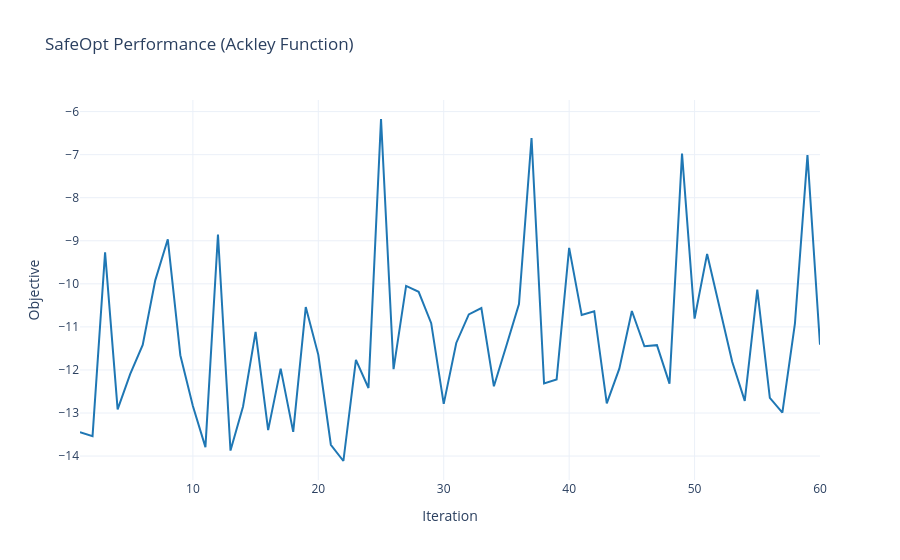

Notebook cell for this chart:
### Code cell
import plotly.graph_objects as go
import numpy as np
import torch

def plot_safeopt_objective_plotly(y_safe: torch.Tensor, num_initial_samples: int):
    # 1. Extract only the objective values evaluated DURING the loop
    # We flatten the array so Plotly can read it easily as a 1D list
    y_evaluated = y_safe[num_initial_samples:].detach().cpu().numpy().flatten()
    iterations = np.arange(1, len(y_evaluated) + 1)

    # 2. Initialize the Plotly figure
    fig = go.Figure()

    # 3. Add the SafeOpt objective line (expect high fluctuations!)
    fig.add_trace(
        go.Scatter(
            x=iterations, 
            y=y_evaluated, 
            mode='lines', 
            name='SafeOpt',
            line=dict(color='#1f77b4')
        )
    )

    # 4. Add the dashed red line for the 'minimum value' benchmark (0.0 for Ackley)
    fig.add_trace(
        go.Scatter(
            x=[iterations, iterations[-1]], 
            y=[0.0, 0.0], 
            mode='lines', 
            name='minimum value',
            line=dict(color='firebrick', dash='dash')
        )
    )

    # 5. Format the layout to match the paper's style
    fig.update_layout(
        title='SafeOpt Performance (Ackley Function)',
        xaxis_title='Iteration',
        yaxis_title='Objective',
        template='plotly_white', # Gives a clean background similar to matplotlib
        legend=dict(
            yanchor="top",
            y=0.99,
            xanchor="right",
            x=0.99
        )
    )
    
    fig.show(renderer="vscode") 

plot_safeopt_objective_plotly(
    y_safe=y_safe,
    num_initial_samples=num_samples
)

### Figure 1 — Plotly figure (JSON) as saved in the notebook; plotly's stock layout.template omitted (floating-point values rounded to 4 significant figures)
{"data": [{"line": {"color": "#1f77b4"}, "mode": "lines", "name": "SafeOpt", "type": "scatter", "x": [1, 2, 3, 4, 5, 6, 7, 8, 9, 10, 11, 12, 13, 14, 15, 16, 17, 18, 19, 20, 21, 22, 23, 24, 25, 26, 27, 28, 29, 30, 31, 32, 33, 34, 35, 36, 37, 38, 39, 40, 41, 42, 43, 44, 45, 46, 47, 48, 49, 50, 51, 52, 53, 54, 55, 56, 57, 58, 59, 60], "y": [-13.44, -13.54, -9.269, -12.92, -12.1, -11.42, -9.919, -8.966, -11.66, -12.84, -13.79, -8.853, -13.87, -12.85, -11.12, -13.4, -11.97, -13.44, -10.54, -11.65, -13.74, -14.11, -11.77, -12.42, -6.172, -11.98, -10.05, -10.18, -10.91, -12.79, -11.37, -10.71, -10.56, -12.38, -11.43, -10.47, -6.612, -12.31, -12.22, -9.163, -10.73, -10.64, -12.78, -11.97, -10.63, -11.45, -11.42, -12.32, -6.977, -10.81, -9.306, -10.55, -11.81, -12.72, -10.13, -12.65, -12.99, -10.93, -7.011, -11.42]}, {"line": {"color": "firebrick", "dash": "dash"}, "mode": "lines", "name": "minimum value", "type": "scatter", "x": [[1, 2, 3, 4, 5, 6, 7, 8, 9, 10, 11, 12, 13, 14, 15, 16, 17, 18, 19, 20, 21, 22, 23, 24, 25, 26, 27, 28, 29, 30, 31, 32, 33, 34, 35, 36, 37, 38, 39, 40, 41, 42, 43, 44, 45, 46, 47, 48, 49, 50, 51, 52, 53, 54, 55, 56, 57, 58, 59, 60], 60], "y": [0, 0]}], "layout": {"legend": {"x": 0.99, "xanchor": "right", "y": 0.99, "yanchor": "top"}, "title": {"text": "SafeOpt Performance (Ackley Function)"}, "xaxis": {"title": {"text": "Iteration"}}, "yaxis": {"title": {"text": "Objective"}}}}
